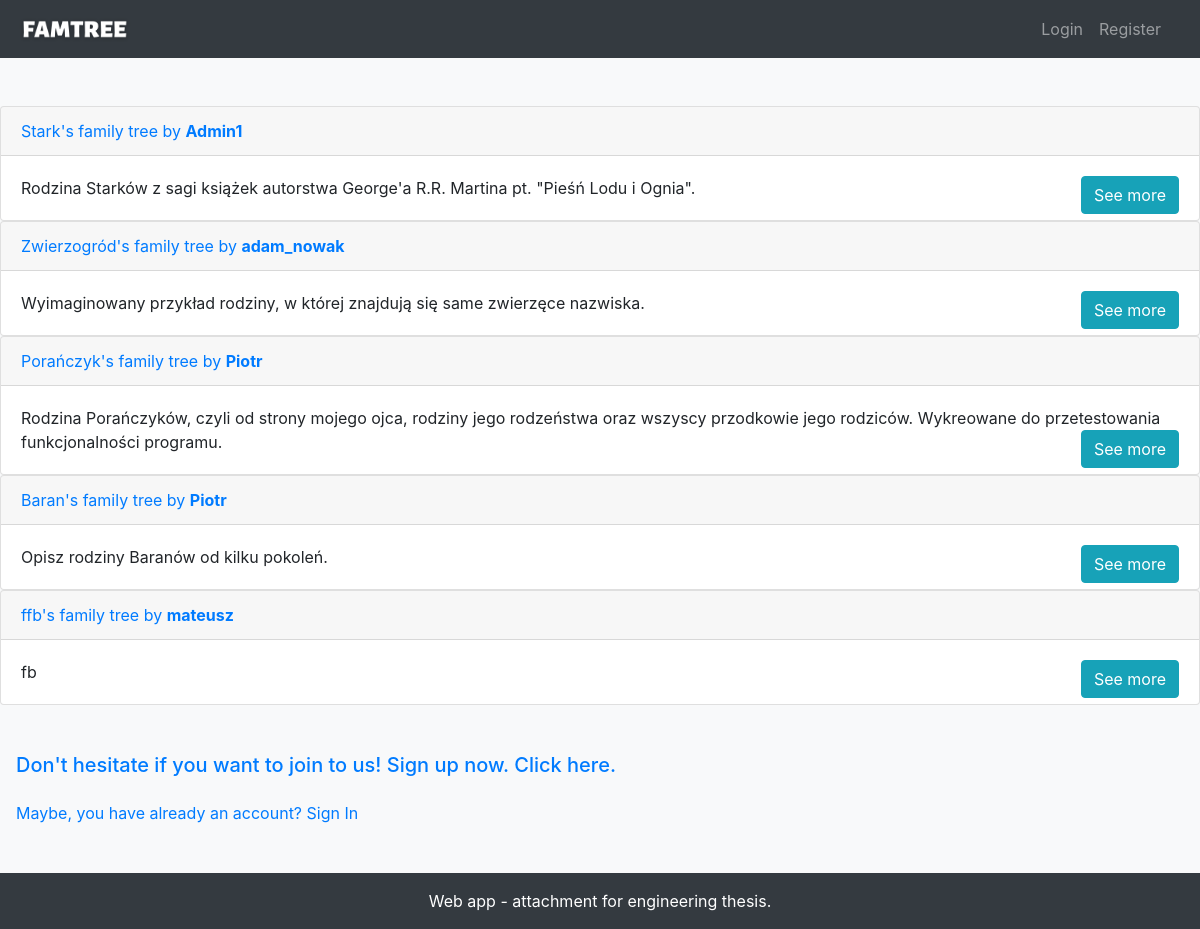
/tree/all/, run on the app's committed database.
### tree/models.py (models this page shows, shortened)
class FamilyTree(models.Model):
    class Access(models.IntegerChoices):
        PUBLIC = 0, _('public')
        PRIVATE = 1, _('private')
    name_tree = models.CharField(max_length=30)
    description = models.TextField(null=True, blank=True, max_length=300)
    datetime_tree = models.DateTimeField(default=timezone.now)
    access = models.IntegerField(choices=Access.choices)
    owner = models.ForeignKey(User, on_delete=models.CASCADE)
    def __str__(self):
        return self.name_tree

### tree/views.py (the view)
# urls.py: path('all/', FamilyTreeAllListView.as_view(), name='tree-all'),
class FamilyTreeAllListView(ListView):
    model = FamilyTree
    template_name = 'familytree/all.html'
    def get_queryset(self):
        if self.request.user.is_authenticated:
            return FamilyTree.objects.filter(access='0').exclude(owner=self.request.user).order_by('-datetime_tree')
        else:
            return FamilyTree.objects.filter(access='0').order_by('-datetime_tree')

### tree/templates/familytree/all.html
{% extends "users/base_template.html" %}
{% block base %}
<div class="my-5">
    <div id="accordion">
            {%  if object_list %}
                {% for tree in object_list %}
                  <div class="card">
                      <a class="card-link" data-toggle="collapse" href="#p{{ tree.id }}">
                         <div class="card-header">{{ tree }}'s family tree by <strong> {{tree.owner}}</strong>
                    </div></a>
                    <div id="p{{ tree.id }}" class="collapse show" data-parent="#accordion">
                      <div class="card-body" >
                          {{ tree.description }}
                          <a class="text-white" href="{%  url 'tree-detail' tree.id%}"><button type="button" class="btn btn-info my-center" style="float: right; ">See more</button></a>
                      </div>
                    </div>
                  </div>
                {%  endfor %}
            {%  else %}
                   <p>No trees are available.</p>
            {%  endif %}
    </div>
</div>
<div class="my-5">
    {% if user.is_authenticated %}
    <div class="container-fluid-sm px-3 my-4">
        <h4 class=""><a href="{% url 'tree-create'%}" class="">Interesting? Start create your tree. Click here!</a></h4>
    </div>
    {%  else %}
    <div class="container-fluid-sm  px-3 my-4">
        <a href="{% url 'register' %}" class=""><h5 class="">Don't hesitate if you want to join to us! Sign up now. Click here.
                </h5></a></div>
    <div class="container-fluid-sm px-3 my-4"><a href="{% url 'login' %}" class="">Maybe, you have already an account? Sign In </a></div>
    {% endif %}
</div>
{% endblock %}

### users/templates/users/base_template.html (shortened to what this page needs)
{% load static %}
<!DOCTYPE html>
<html>
    <head>
        <link rel="stylesheet" href="https://maxcdn.bootstrapcdn.com/bootstrap/4.5.2/css/bootstrap.min.css">
    </head>
    <body class="bg-light">
        <div class="container-fluid-sm">
            <nav class="navbar navbar-expand-sm bg-dark navbar-dark ">
                <a class="navbar-brand" href="{% url 'start' %}"><img src="{%  static 'logo.png' %}"  class="img-responsive" style="width:50%; height: 50%" alt="Image"></a>
                <div class="container-fluid">
                      <ul class="navbar-nav ml-auto ">
                          {% if user.is_authenticated %}
                          <li class="nav-item">
                              <a class="nav-link text-right" href="{% url 'profile' %}">Profile</a>
                          </li>
                          <li class="nav-item">
                              <a class="nav-link text-right " href="{% url 'logout' %}">Logout</a>
                          </li>
                           {% else %}
                          <li class="nav-item">
                              <a class="nav-link text-right" href="{% url 'login' %}">Login</a>
                          </li>
                          <li class="nav-item">
                              <a class="nav-link text-right " href="{% url 'register' %}">Register</a>
                          </li>
                           {% endif %}
                      </ul>
                </div>
            </nav>
        </div>
   {% block base %}{% endblock base %}
        <footer class="container-fluid-sm bg-dark navbar-dark py-3 text-center text-white ">
            Web app - attachment for engineering thesis.
        </footer>
    </body>
</html>

### data on the page
FamilyTree: name_tree "Stark", owner "Admin1", description "Rodzina Starków z sagi książek autorstwa George'a R.R. Martina pt. \"Pieśń Lodu i Ognia\"."
FamilyTree: name_tree "Zwierzogród", owner "adam_nowak", description "Wyimaginowany przykład rodziny, w której znajdują się same zwierzęce nazwiska."
FamilyTree: name_tree "Porańczyk", owner "Piotr", description "Rodzina Porańczyków, czyli od strony mojego ojca, rodziny jego rodzeństwa oraz wszyscy przodkowie jego rodziców. Wykreowane do przetestowania funkcjonalności programu."
FamilyTree: name_tree "Baran", owner "Piotr", description "Opisz rodziny Baranów od kilku pokoleń."
FamilyTree: name_tree "ffb", owner "mateusz", description "fb"
